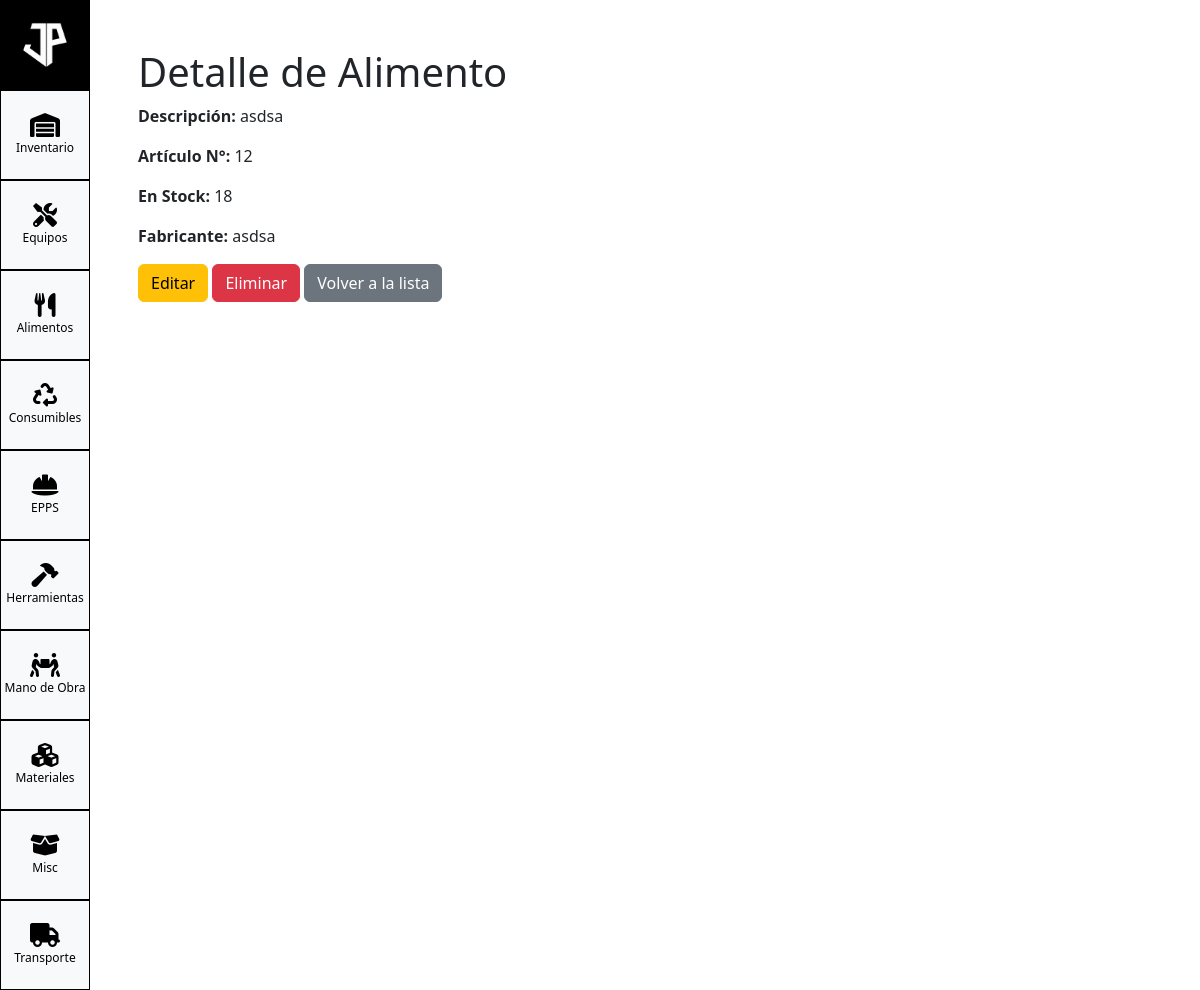
Screenshot of /inventory/inventario/alimentos/1/ with the database file from the repository.
### inventory/models.py (models this page shows, shortened)
class BaseInventario(models.Model):
    num_articulo = models.CharField(max_length=50)
    descripcion = models.CharField(max_length=255)
    en_stock = models.IntegerField(default=0)
    codigo_barras = models.CharField(max_length=100, blank=True, default='')
    grupo_articulos = models.CharField(max_length=100, default='MISC')
    fabricante = models.CharField(max_length=100, blank=True, default='')
    unidad_medida = models.CharField(max_length=50, blank=True, default='')
    precio_unitario_diario = models.DecimalField(max_digits=10, decimal_places=2, default=0)
    ultimo_precio_compra = models.DecimalField(max_digits=10, decimal_places=2, default=0)
    class Meta:
        abstract = True

class Alimentos(BaseInventario):
    grupo_articulos = models.CharField(max_length=100, default='ALIMENTOS')

### inventory/views/alimentos.py (the view)
# urls.py: path('inventario/alimentos/<int:pk>/', AlimentosDetailView.as_view(), name='alimentos-detail'),
class AlimentosDetailView(DetailView):
    model = Alimentos
    template_name = 'alimentos/alimentos_detail.html'

### inventory/templates/alimentos/alimentos_detail.html (shortened to what this page needs)
{% extends "base_inventario.html" %}
{% block content %}
<div class="container">
    <h1>Detalle de Alimento</h1>
    <p><strong>Descripción:</strong> {{ object.descripcion }}</p>
    <p><strong>Artículo N°:</strong> {{ object.num_articulo }}</p>
    <p><strong>En Stock:</strong> {{ object.en_stock }}</p>
    <p><strong>Fabricante:</strong> {{ object.fabricante }}</p>
    <a href="{% url 'alimentos-update' object.pk %}" class="btn btn-warning">Editar</a>
    <a href="{% url 'alimentos-delete' object.pk %}" class="btn btn-danger">Eliminar</a>
    <a href="{% url 'alimentos-list' %}" class="btn btn-secondary">Volver a la lista</a>
</div>
{% endblock %}

### static/css/custom.css (style rules this page uses)
body, html { height: 100%; margin: 0; padding: 0; }

### rows the page displays
Alimentos: descripcion "asdsa", num_articulo "12", en_stock "18", fabricante "asdsa"
